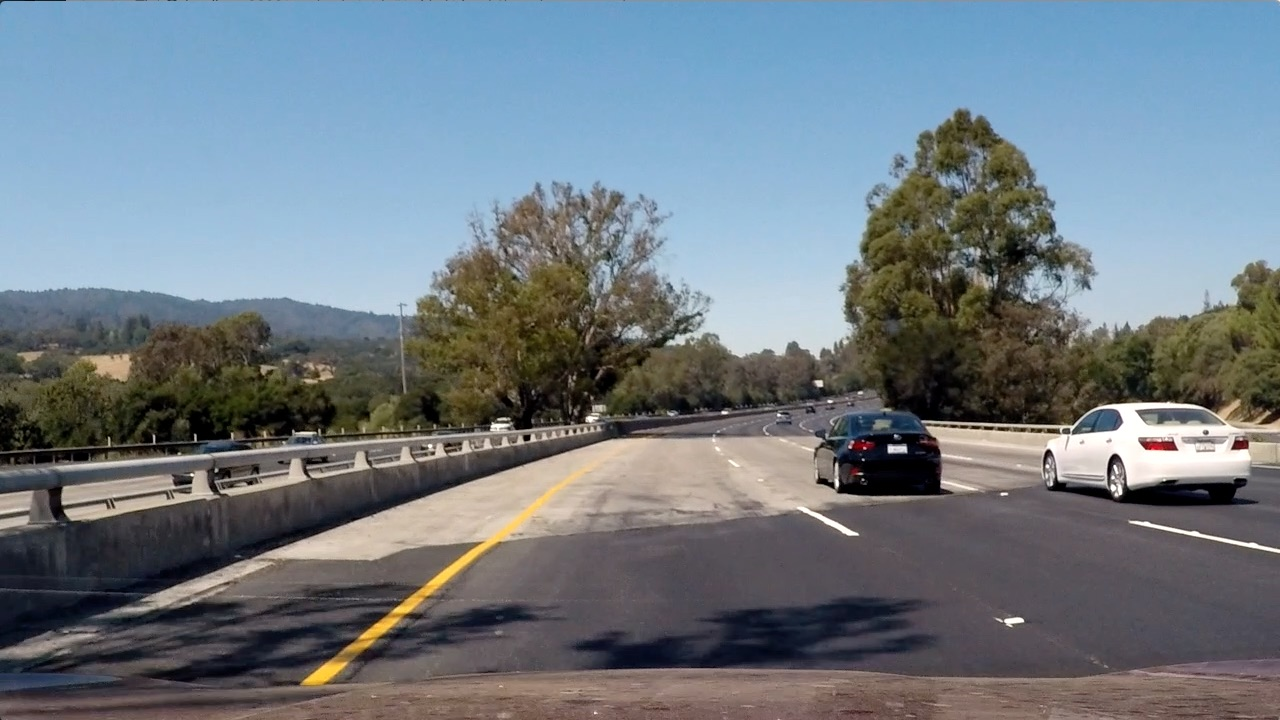
#> input picture Term 1/Lab_Computer Vision/shadow-lane.jpg, 1280 x 720 px
$ jupyter execute Color-And-Gradient.ipynb   (shell and % lines are left out)   (older library calls are emulated)
#> lines starting #> are read from the running program, lines starting #| are printed output that depends on the picture
At this point, it's okay to detect edges around trees or cars because these lines can be mostly filtered out by applying a mask to the image and essentially cropping out the area outside of the lane lines. It's most important that you reliably detect different colors of lane lines under varying degrees of daylight and shadow.

You can clearly see which parts of the lane lines were detected by the gradient threshold and which parts were detected by the color threshold by stacking the channels and seeing the individual components. You can create a binary combination of these two images to map out where either the color or gradient thresholds were met.

[cell 1]
import numpy as np
import cv2
import matplotlib.pyplot as plt
import matplotlib.image as mpimg
import glob

[cell 2]
# Note that img needs to be the un-distorted image
img = mpimg.imread("./shadow-lane.jpg")
#> img is the input picture: shape (720, 1280, 3); mean R, G, B 112.2, 122.7, 130.9
plt.imshow(img)

[cell 3]
hls = cv2.cvtColor(img, cv2.COLOR_RGB2HLS)
#> hls: shape (720, 1280, 3); mean of channels 0, 1, 2 80.5, 121.4, 71.8
s = hls[:,:,2]
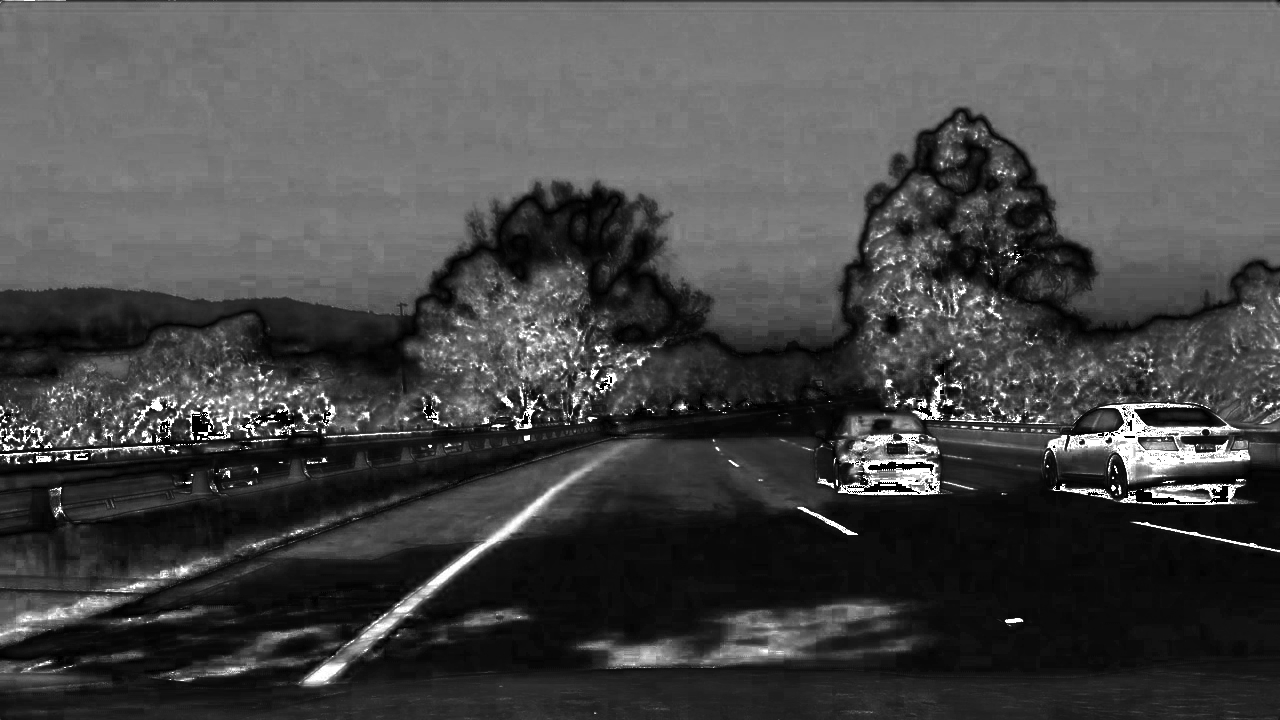
#> s: shape (720, 1280); min 0, max 255, mean 71.8

[cell 4]
# Grayscale image
# NOTE: we already saw that standard grayscaling lost color information for the lane lines
# Explore gradients in other colors spaces / color channels to see what might work better
gray = cv2.cvtColor(img, cv2.COLOR_RGB2GRAY)
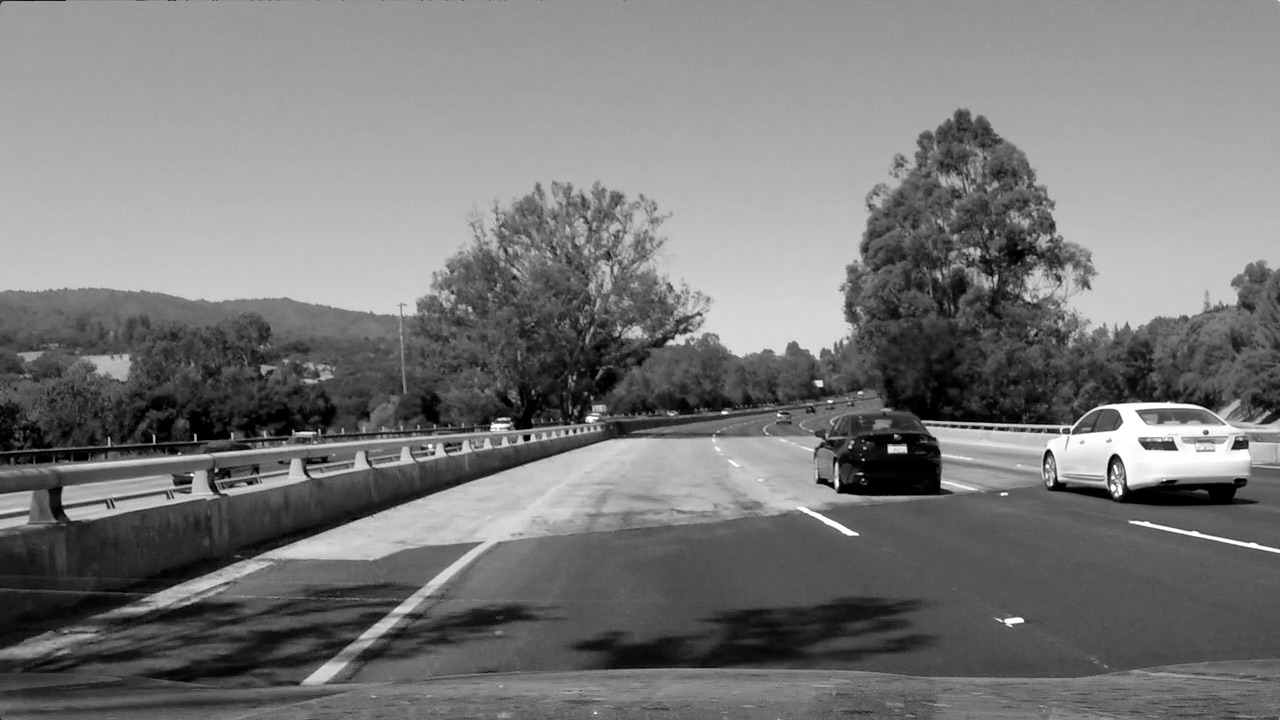
#> gray: shape (720, 1280); min 0, max 255, mean 120.5

[cell 5]
# Sobel x
sobelx = cv2.Sobel(gray, cv2.CV_64F, 1, 0) # Take the derivative in x
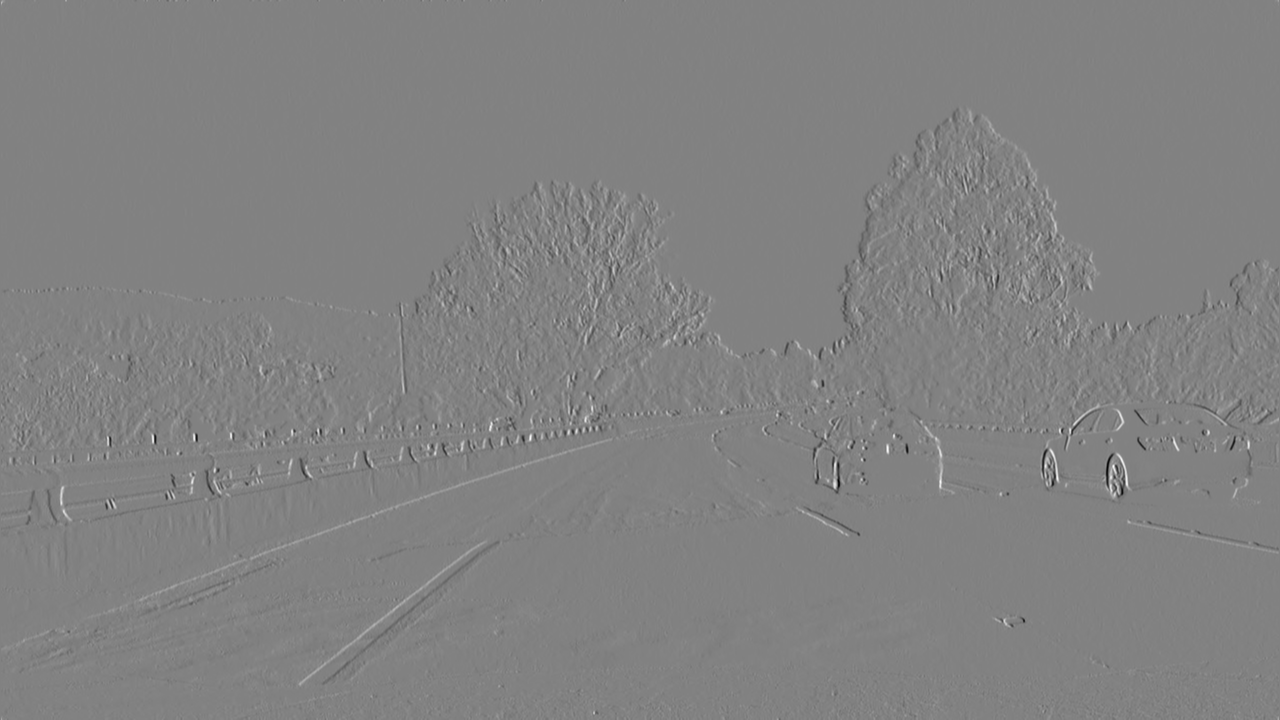
#> sobelx: shape (720, 1280) float64; min -870, max 837, mean 0.1; drawn with min black and max white
abs_sobelx = np.absolute(sobelx) # Absolute x derivative to accentuate lines away from horizontal
scaled_sobel = np.uint8(255*abs_sobelx/np.max(abs_sobelx))
plt.imshow(scaled_sobel, cmap="gray")

[cell 6]
# Threshold x gradient
thresh_min = 20
thresh_max = 100
sxbinary = np.zeros_like(scaled_sobel)
sxbinary[(scaled_sobel >= thresh_min) & (scaled_sobel <= thresh_max)] = 1
plt.imshow(sxbinary, cmap="gray")

[cell 7]
# Threshold color channel
s_thresh_min = 170
s_thresh_max = 255
s_binary = np.zeros_like(s)
s_binary[(s >= s_thresh_min) & (s <= s_thresh_max)] = 1
plt.imshow(s_binary, cmap="gray")

[cell 8]
color_binary = np.zeros(img.shape)

color_binary[:,:,1] = sxbinary
color_binary[:,:,2] = s_binary
plt.imshow(color_binary)
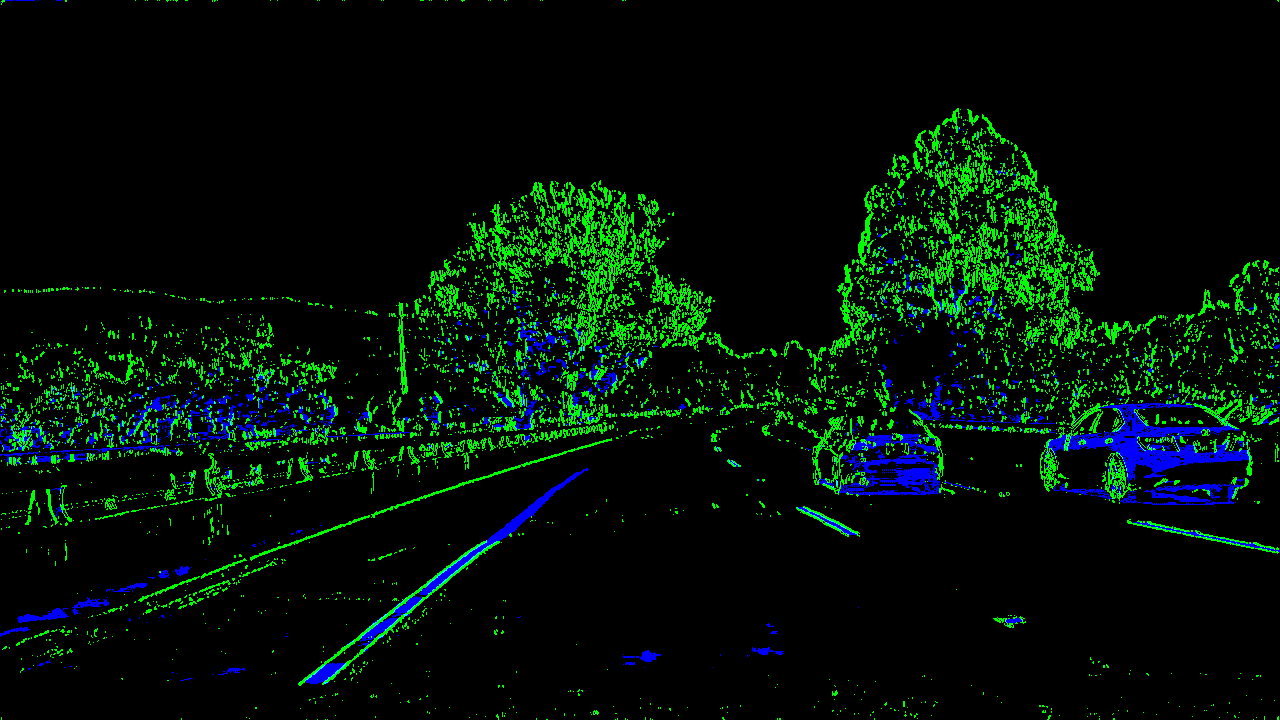
#> shown: shape (720, 1280, 3) float64; mean R, G, B 0, 0.0625, 0.0237

[cell 9]
# Combine the two binary thresholds
combined_binary = np.zeros_like(sxbinary)
combined_binary[(s_binary == 1) | (sxbinary == 1)] = 1

[cell 10]
# Plotting thresholded images
f, (ax1, ax2) = plt.subplots(1, 2, figsize=(20,10))
ax1.set_title('Stacked thresholds')
ax1.imshow(color_binary, cmap="gray")

ax2.set_title('Combined S channel and gradient thresholds')
ax2.imshow(combined_binary, cmap='gray')
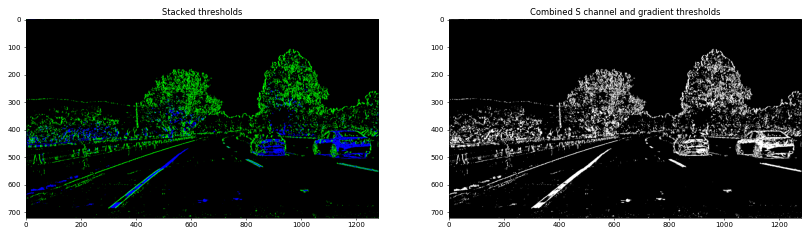
#> figure drawn by matplotlib, 2 panels

$ run again, with Term 1/Lab_Computer Vision/curved-lane.jpg copied over Term 1/Lab_Computer Vision/shadow-lane.jpg
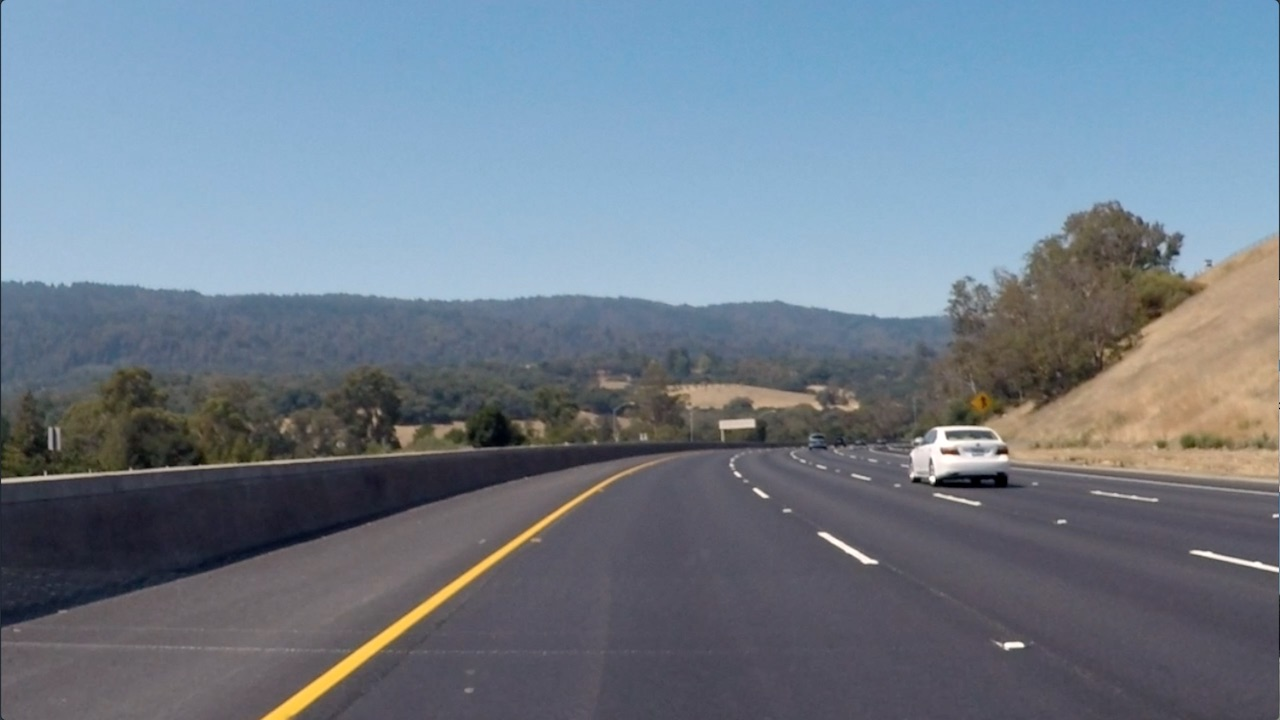
#> input picture Term 1/Lab_Computer Vision/curved-lane.jpg, 1280 x 720 px
#> img is the input picture: shape (720, 1280, 3); mean R, G, B 112.1, 125, 138.7
#> hls: shape (720, 1280, 3); mean of channels 0, 1, 2 100.6, 125.1, 60.7
#> `[cell 8] color_binary = np.zeros(img.shape)  color_binary[:,:,1] = sxb..`:
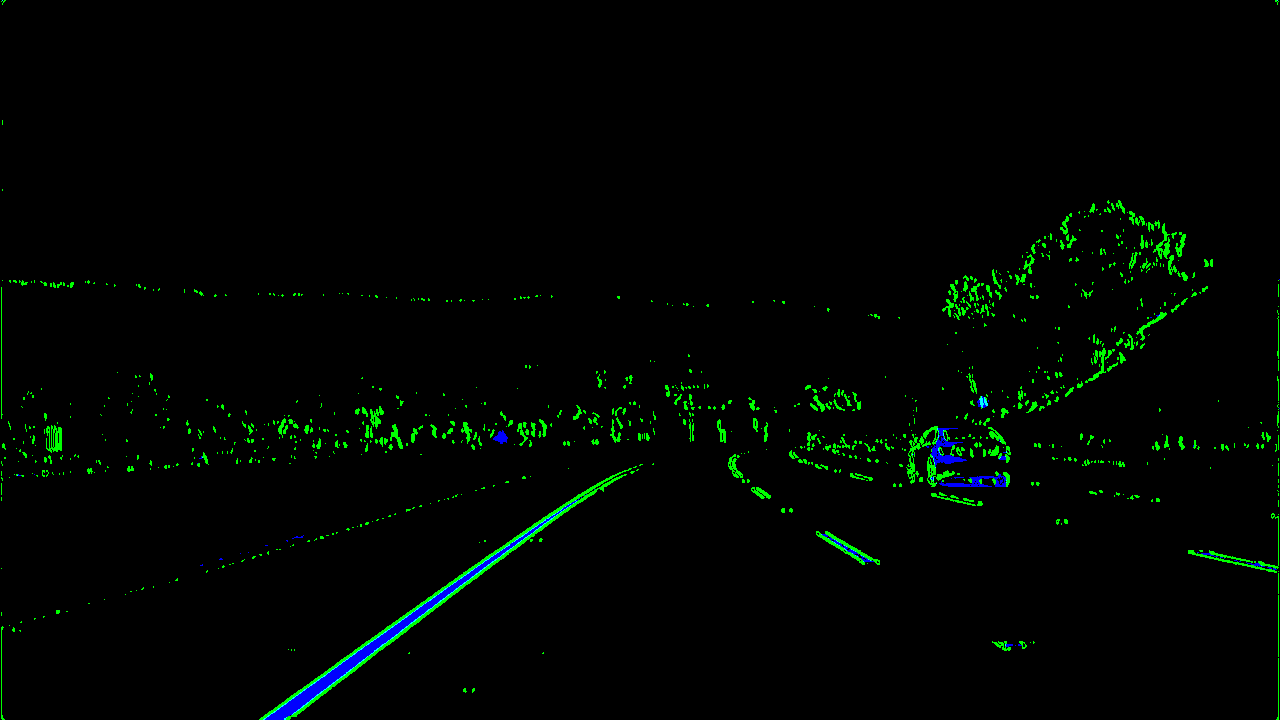
#> shown: shape (720, 1280, 3) float64; mean R, G, B 0, 0.0185, 0.00487
#> `[cell 10] # Plotting thresholded images f, (ax1, ax2) = plt.subplots(1..`:
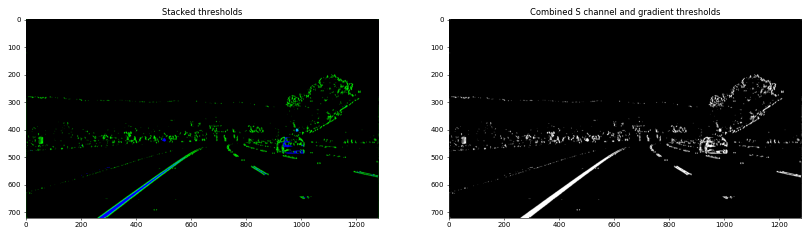
#> figure drawn by matplotlib, 2 panels

$ run again, with Term 1/Lab_Computer Vision/persp-image.jpeg copied over Term 1/Lab_Computer Vision/shadow-lane.jpg
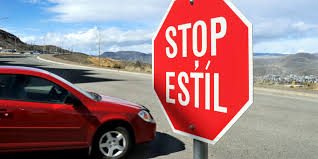
#> input picture Term 1/Lab_Computer Vision/persp-image.jpeg, 318 x 159 px
#> img is the input picture: shape (159, 318, 3); mean R, G, B 158.2, 121.7, 125.8
#> hls: shape (159, 318, 3); mean of channels 0, 1, 2 81.8, 141.8, 133.4
#> `[cell 8] color_binary = np.zeros(img.shape)  color_binary[:,:,1] = sxb..`:
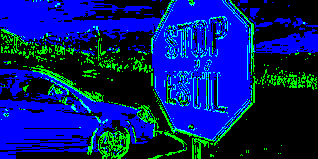
#> shown: shape (159, 318, 3) float64; mean R, G, B 0, 0.106, 0.453
#> `[cell 10] # Plotting thresholded images f, (ax1, ax2) = plt.subplots(1..`:
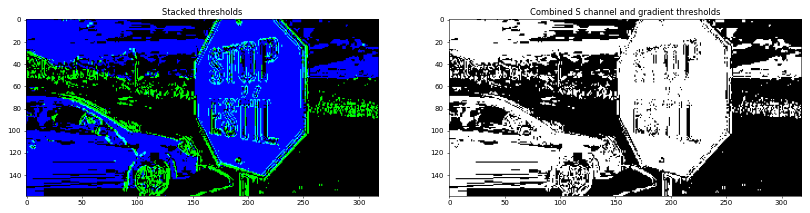
#> figure drawn by matplotlib, 2 panels

$ run again, with Term 1/Lab_Computer Vision/signs_vehicles_xygrad.png saved as Term 1/Lab_Computer Vision/shadow-lane.jpg
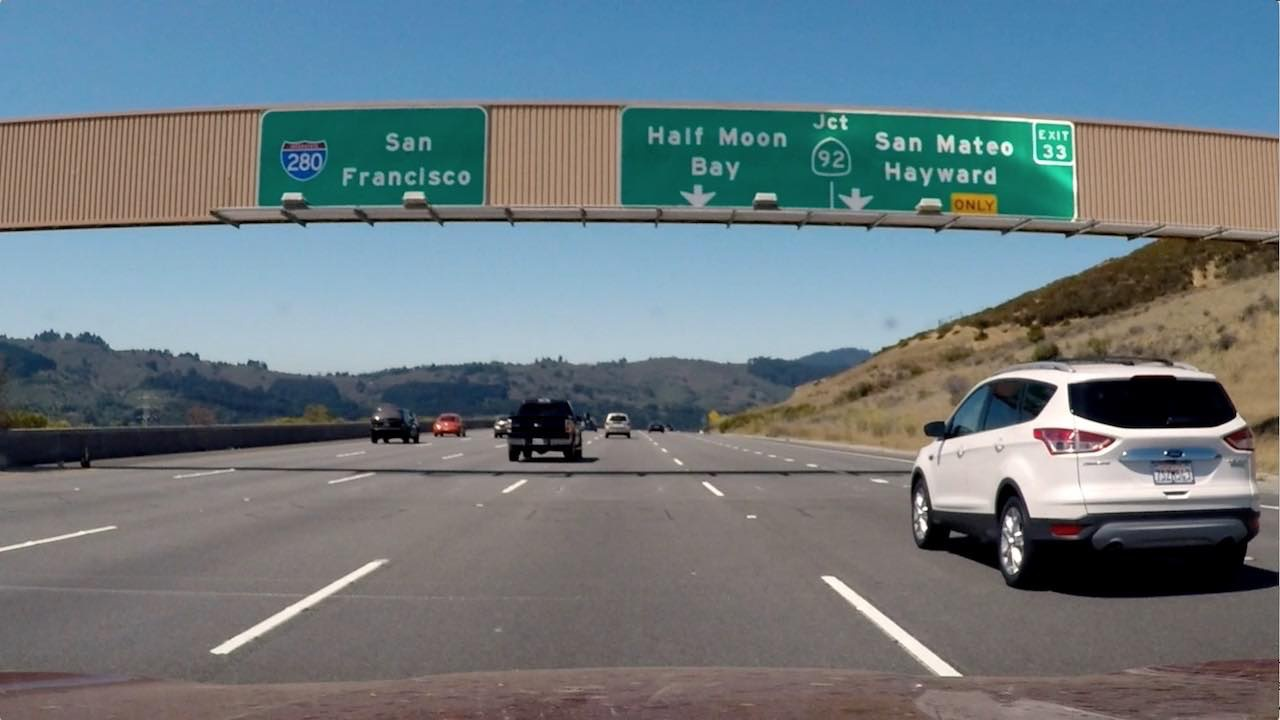
#> input picture Term 1/Lab_Computer Vision/signs_vehicles_xygrad.png, 1280 x 720 px
#> img is the input picture: shape (720, 1280, 3); mean R, G, B 109.2, 121.6, 127.4
#> hls: shape (720, 1280, 3); mean of channels 0, 1, 2 60.6, 118.8, 64.4
#> `[cell 8] color_binary = np.zeros(img.shape)  color_binary[:,:,1] = sxb..`:
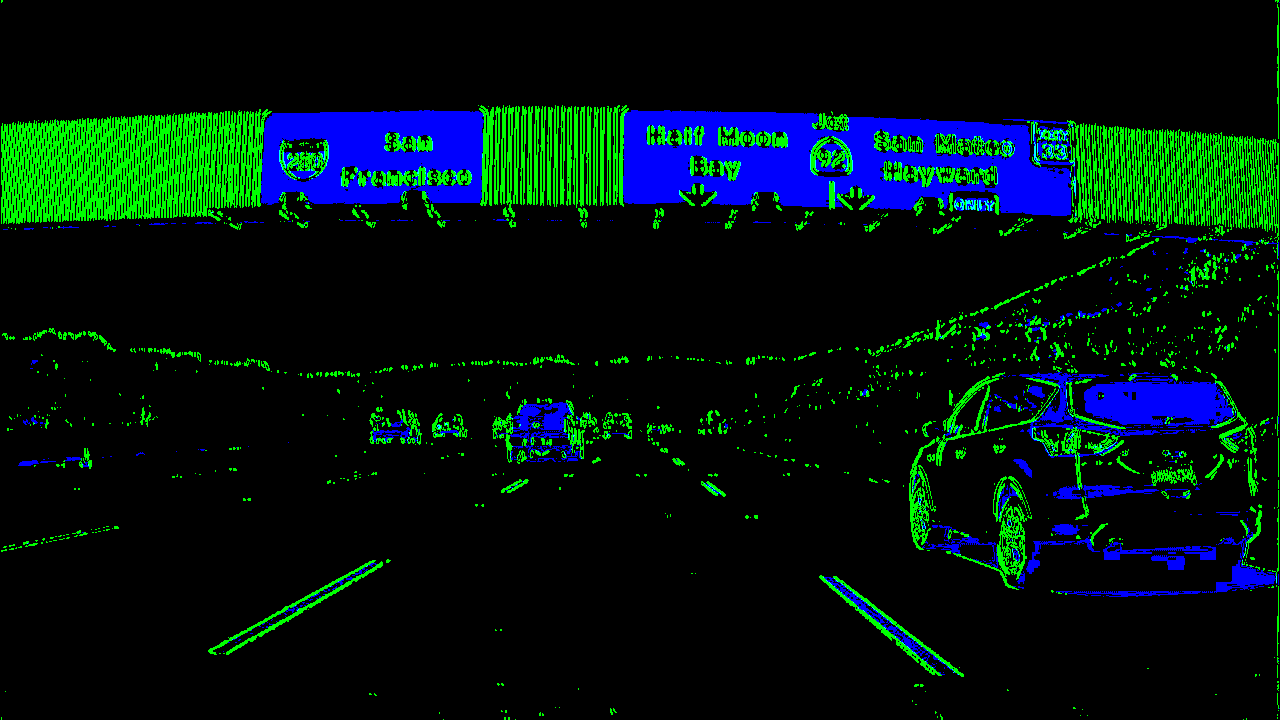
#> shown: shape (720, 1280, 3) float64; mean R, G, B 0, 0.0794, 0.0674
#> `[cell 10] # Plotting thresholded images f, (ax1, ax2) = plt.subplots(1..`:
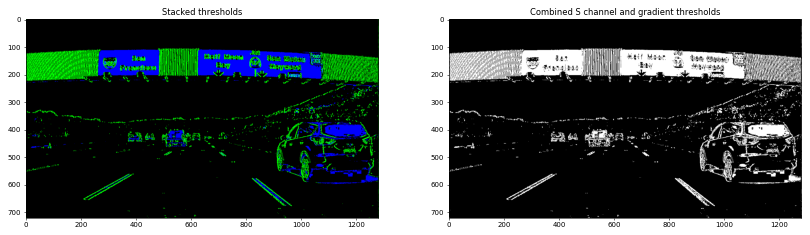
#> figure drawn by matplotlib, 2 panels
